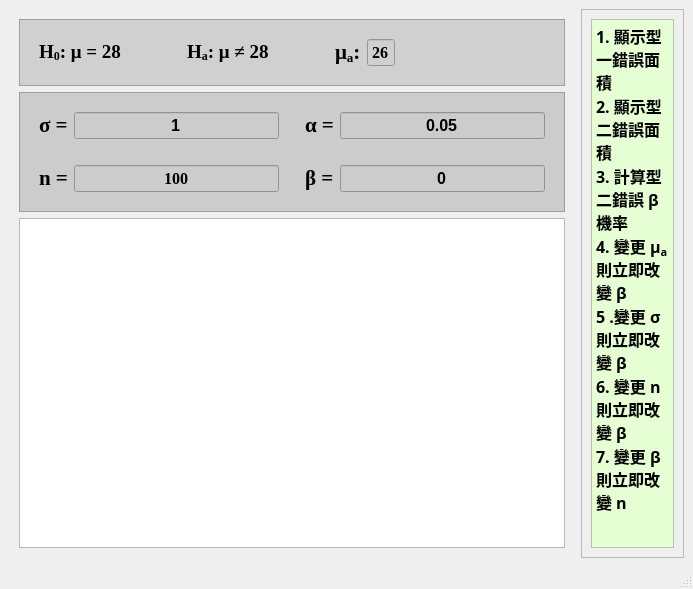
<?xml version="1.0" encoding="UTF-8"?>
<ui version="4.0">
 <class>MainWindow</class>
 <widget class="QMainWindow" name="MainWindow">
  <property name="geometry">
   <rect>
    <x>0</x>
    <y>0</y>
    <width>693</width>
    <height>589</height>
   </rect>
  </property>
  <property name="windowTitle">
   <string>MainWindow</string>
  </property>
  <widget class="QWidget" name="centralwidget">
   <layout class="QVBoxLayout" name="verticalLayout_4">
    <item>
     <layout class="QHBoxLayout" name="horizontalLayout_9" stretch="6,2">
      <item>
       <layout class="QVBoxLayout" name="verticalLayout_2" stretch="1,1,5">
        <property name="leftMargin">
         <number>10</number>
        </property>
        <property name="topMargin">
         <number>10</number>
        </property>
        <property name="rightMargin">
         <number>10</number>
        </property>
        <property name="bottomMargin">
         <number>10</number>
        </property>
        <item>
         <widget class="QFrame" name="frame">
          <property name="styleSheet">
           <string notr="true">background-color: rgb(208, 208, 208);</string>
          </property>
          <property name="frameShape">
           <enum>QFrame::StyledPanel</enum>
          </property>
          <property name="frameShadow">
           <enum>QFrame::Raised</enum>
          </property>
          <layout class="QHBoxLayout" name="horizontalLayout_2">
           <item>
            <layout class="QHBoxLayout" name="horizontalLayout" stretch="0,1,1,1,1,6,0">
             <property name="leftMargin">
              <number>10</number>
             </property>
             <property name="topMargin">
              <number>10</number>
             </property>
             <property name="rightMargin">
              <number>10</number>
             </property>
             <property name="bottomMargin">
              <number>10</number>
             </property>
             <item>
              <widget class="QLabel" name="label_2">
               <property name="font">
                <font>
                 <family>Times New Roman</family>
                 <pointsize>14</pointsize>
                 <weight>75</weight>
                 <bold>true</bold>
                </font>
               </property>
               <property name="text">
                <string>&lt;html&gt;&lt;head/&gt;&lt;body&gt;&lt;p&gt;H&lt;span style=&quot; vertical-align:sub;&quot;&gt;0&lt;/span&gt;: μ = 28&lt;/p&gt;&lt;/body&gt;&lt;/html&gt;</string>
               </property>
               <property name="textFormat">
                <enum>Qt::RichText</enum>
               </property>
              </widget>
             </item>
             <item>
              <spacer name="horizontalSpacer">
               <property name="orientation">
                <enum>Qt::Horizontal</enum>
               </property>
               <property name="sizeType">
                <enum>QSizePolicy::Fixed</enum>
               </property>
               <property name="sizeHint" stdset="0">
                <size>
                 <width>60</width>
                 <height>20</height>
                </size>
               </property>
              </spacer>
             </item>
             <item>
              <widget class="QLabel" name="label">
               <property name="font">
                <font>
                 <family>Times New Roman</family>
                 <pointsize>14</pointsize>
                 <weight>75</weight>
                 <bold>true</bold>
                </font>
               </property>
               <property name="text">
                <string>	H&lt;sub&gt;a&lt;/sub&gt;: &amp;mu; &amp;#8800; 28</string>
               </property>
               <property name="textFormat">
                <enum>Qt::RichText</enum>
               </property>
              </widget>
             </item>
             <item>
              <spacer name="horizontalSpacer_2">
               <property name="orientation">
                <enum>Qt::Horizontal</enum>
               </property>
               <property name="sizeType">
                <enum>QSizePolicy::Fixed</enum>
               </property>
               <property name="sizeHint" stdset="0">
                <size>
                 <width>60</width>
                 <height>20</height>
                </size>
               </property>
              </spacer>
             </item>
             <item>
              <widget class="QLabel" name="label_3">
               <property name="font">
                <font>
                 <family>Times New Roman</family>
                 <pointsize>16</pointsize>
                 <weight>75</weight>
                 <bold>true</bold>
                </font>
               </property>
               <property name="text">
                <string>&lt;html&gt;&lt;head/&gt;&lt;body&gt;&lt;p&gt;μ&lt;span style=&quot; vertical-align:sub;&quot;&gt;a&lt;/span&gt;:&lt;/p&gt;&lt;/body&gt;&lt;/html&gt;</string>
               </property>
               <property name="textFormat">
                <enum>Qt::RichText</enum>
               </property>
              </widget>
             </item>
             <item>
              <widget class="QLineEdit" name="LE_mu_a">
               <property name="font">
                <font>
                 <family>Times New Roman</family>
                 <pointsize>12</pointsize>
                 <weight>75</weight>
                 <bold>true</bold>
                </font>
               </property>
               <property name="text">
                <string>26</string>
               </property>
               <property name="alignment">
                <set>Qt::AlignCenter</set>
               </property>
              </widget>
             </item>
             <item>
              <spacer name="horizontalSpacer_3">
               <property name="orientation">
                <enum>Qt::Horizontal</enum>
               </property>
               <property name="sizeType">
                <enum>QSizePolicy::Minimum</enum>
               </property>
               <property name="sizeHint" stdset="0">
                <size>
                 <width>150</width>
                 <height>20</height>
                </size>
               </property>
              </spacer>
             </item>
            </layout>
           </item>
          </layout>
         </widget>
        </item>
        <item>
         <widget class="QFrame" name="frame_2">
          <property name="styleSheet">
           <string notr="true">background-color: rgb(204, 204, 204);</string>
          </property>
          <property name="frameShape">
           <enum>QFrame::StyledPanel</enum>
          </property>
          <property name="frameShadow">
           <enum>QFrame::Raised</enum>
          </property>
          <layout class="QVBoxLayout" name="verticalLayout">
           <item>
            <layout class="QHBoxLayout" name="horizontalLayout_7" stretch="1,1">
             <item>
              <layout class="QHBoxLayout" name="horizontalLayout_3">
               <property name="leftMargin">
                <number>10</number>
               </property>
               <property name="topMargin">
                <number>10</number>
               </property>
               <property name="rightMargin">
                <number>10</number>
               </property>
               <property name="bottomMargin">
                <number>10</number>
               </property>
               <item>
                <widget class="QLabel" name="label_4">
                 <property name="font">
                  <font>
                   <family>Times New Roman</family>
                   <pointsize>16</pointsize>
                   <weight>75</weight>
                   <bold>true</bold>
                  </font>
                 </property>
                 <property name="text">
                  <string>&amp;sigma; =</string>
                 </property>
                 <property name="textFormat">
                  <enum>Qt::RichText</enum>
                 </property>
                </widget>
               </item>
               <item>
                <widget class="QLineEdit" name="LE_sigma">
                 <property name="font">
                  <font>
                   <family>Arial</family>
                   <pointsize>12</pointsize>
                   <weight>75</weight>
                   <bold>true</bold>
                  </font>
                 </property>
                 <property name="text">
                  <string>1</string>
                 </property>
                 <property name="alignment">
                  <set>Qt::AlignCenter</set>
                 </property>
                </widget>
               </item>
              </layout>
             </item>
             <item>
              <layout class="QHBoxLayout" name="horizontalLayout_4">
               <property name="leftMargin">
                <number>10</number>
               </property>
               <property name="topMargin">
                <number>10</number>
               </property>
               <property name="rightMargin">
                <number>10</number>
               </property>
               <property name="bottomMargin">
                <number>10</number>
               </property>
               <item>
                <widget class="QLabel" name="label_6">
                 <property name="font">
                  <font>
                   <family>Times New Roman</family>
                   <pointsize>16</pointsize>
                   <weight>75</weight>
                   <bold>true</bold>
                  </font>
                 </property>
                 <property name="text">
                  <string>&amp;alpha;  =</string>
                 </property>
                 <property name="textFormat">
                  <enum>Qt::RichText</enum>
                 </property>
                </widget>
               </item>
               <item>
                <widget class="QLineEdit" name="LE_alpha">
                 <property name="font">
                  <font>
                   <family>Arial</family>
                   <pointsize>12</pointsize>
                   <weight>75</weight>
                   <bold>true</bold>
                  </font>
                 </property>
                 <property name="text">
                  <string>0.05</string>
                 </property>
                 <property name="alignment">
                  <set>Qt::AlignCenter</set>
                 </property>
                </widget>
               </item>
              </layout>
             </item>
            </layout>
           </item>
           <item>
            <layout class="QHBoxLayout" name="horizontalLayout_8" stretch="1,1">
             <item>
              <layout class="QHBoxLayout" name="horizontalLayout_5">
               <property name="leftMargin">
                <number>10</number>
               </property>
               <property name="topMargin">
                <number>10</number>
               </property>
               <property name="rightMargin">
                <number>10</number>
               </property>
               <property name="bottomMargin">
                <number>10</number>
               </property>
               <item>
                <widget class="QLabel" name="label_5">
                 <property name="font">
                  <font>
                   <family>Times New Roman</family>
                   <pointsize>16</pointsize>
                   <weight>75</weight>
                   <bold>true</bold>
                  </font>
                 </property>
                 <property name="text">
                  <string>n =</string>
                 </property>
                 <property name="textFormat">
                  <enum>Qt::RichText</enum>
                 </property>
                </widget>
               </item>
               <item>
                <widget class="QLineEdit" name="LE_sample">
                 <property name="font">
                  <font>
                   <family>Times New Roman</family>
                   <pointsize>12</pointsize>
                   <weight>75</weight>
                   <bold>true</bold>
                  </font>
                 </property>
                 <property name="text">
                  <string>100</string>
                 </property>
                 <property name="alignment">
                  <set>Qt::AlignCenter</set>
                 </property>
                </widget>
               </item>
              </layout>
             </item>
             <item>
              <layout class="QHBoxLayout" name="horizontalLayout_6">
               <property name="leftMargin">
                <number>10</number>
               </property>
               <property name="topMargin">
                <number>10</number>
               </property>
               <property name="rightMargin">
                <number>10</number>
               </property>
               <property name="bottomMargin">
                <number>10</number>
               </property>
               <item>
                <widget class="QLabel" name="label_7">
                 <property name="font">
                  <font>
                   <family>Times New Roman</family>
                   <pointsize>16</pointsize>
                   <weight>75</weight>
                   <bold>true</bold>
                  </font>
                 </property>
                 <property name="text">
                  <string>&amp;beta; =</string>
                 </property>
                 <property name="textFormat">
                  <enum>Qt::RichText</enum>
                 </property>
                </widget>
               </item>
               <item>
                <widget class="QLineEdit" name="LE_beta">
                 <property name="font">
                  <font>
                   <family>Arial</family>
                   <pointsize>12</pointsize>
                   <weight>75</weight>
                   <bold>true</bold>
                  </font>
                 </property>
                 <property name="text">
                  <string>0</string>
                 </property>
                 <property name="alignment">
                  <set>Qt::AlignCenter</set>
                 </property>
                </widget>
               </item>
              </layout>
             </item>
            </layout>
           </item>
          </layout>
         </widget>
        </item>
        <item>
         <widget class="PlotWidget" name="gViews"/>
        </item>
       </layout>
      </item>
      <item>
       <widget class="QFrame" name="frame_3">
        <property name="frameShape">
         <enum>QFrame::StyledPanel</enum>
        </property>
        <property name="frameShadow">
         <enum>QFrame::Raised</enum>
        </property>
        <layout class="QVBoxLayout" name="verticalLayout_3">
         <item>
          <widget class="QTextBrowser" name="textBrowser">
           <property name="font">
            <font>
             <family>微軟正黑體</family>
             <pointsize>12</pointsize>
             <weight>75</weight>
             <bold>true</bold>
            </font>
           </property>
           <property name="styleSheet">
            <string notr="true">background-color: rgb(231, 255, 212);</string>
           </property>
           <property name="html">
            <string>&lt;!DOCTYPE HTML PUBLIC &quot;-//W3C//DTD HTML 4.0//EN&quot; &quot;http://www.w3.org/TR/REC-html40/strict.dtd&quot;&gt;
&lt;html&gt;&lt;head&gt;&lt;meta name=&quot;qrichtext&quot; content=&quot;1&quot; /&gt;&lt;style type=&quot;text/css&quot;&gt;
p, li { white-space: pre-wrap; }
&lt;/style&gt;&lt;/head&gt;&lt;body style=&quot; font-family:'微軟正黑體'; font-size:12pt; font-weight:600; font-style:normal;&quot;&gt;
&lt;p style=&quot; margin-top:0px; margin-bottom:0px; margin-left:0px; margin-right:0px; -qt-block-indent:0; text-indent:0px;&quot;&gt;1. 顯示型一錯誤面積&lt;/p&gt;
&lt;p style=&quot; margin-top:0px; margin-bottom:0px; margin-left:0px; margin-right:0px; -qt-block-indent:0; text-indent:0px;&quot;&gt;2. 顯示型二錯誤面積&lt;/p&gt;
&lt;p style=&quot; margin-top:0px; margin-bottom:0px; margin-left:0px; margin-right:0px; -qt-block-indent:0; text-indent:0px;&quot;&gt;3. 計算型二錯誤 β 機率&lt;/p&gt;
&lt;p style=&quot; margin-top:0px; margin-bottom:0px; margin-left:0px; margin-right:0px; -qt-block-indent:0; text-indent:0px;&quot;&gt;4. 變更 μ&lt;span style=&quot; vertical-align:sub;&quot;&gt;a&lt;/span&gt; 則立即改變 β&lt;/p&gt;
&lt;p style=&quot; margin-top:0px; margin-bottom:0px; margin-left:0px; margin-right:0px; -qt-block-indent:0; text-indent:0px;&quot;&gt;5 .變更 σ 則立即改變 β&lt;/p&gt;
&lt;p style=&quot; margin-top:0px; margin-bottom:0px; margin-left:0px; margin-right:0px; -qt-block-indent:0; text-indent:0px;&quot;&gt;6. 變更 n 則立即改變 β&lt;/p&gt;
&lt;p style=&quot; margin-top:0px; margin-bottom:0px; margin-left:0px; margin-right:0px; -qt-block-indent:0; text-indent:0px;&quot;&gt;7. 變更 β 則立即改變 n&lt;/p&gt;
&lt;p style=&quot;-qt-paragraph-type:empty; margin-top:0px; margin-bottom:0px; margin-left:0px; margin-right:0px; -qt-block-indent:0; text-indent:0px; font-family:'PMingLiU'; font-size:9pt; font-weight:400;&quot;&gt;&lt;br /&gt;&lt;/p&gt;&lt;/body&gt;&lt;/html&gt;</string>
           </property>
          </widget>
         </item>
        </layout>
       </widget>
      </item>
     </layout>
    </item>
   </layout>
  </widget>
  <widget class="QMenuBar" name="menubar">
   <property name="geometry">
    <rect>
     <x>0</x>
     <y>0</y>
     <width>693</width>
     <height>36</height>
    </rect>
   </property>
  </widget>
  <widget class="QStatusBar" name="statusbar"/>
 </widget>
 <customwidgets>
  <customwidget>
   <class>PlotWidget</class>
   <extends>QGraphicsView</extends>
   <header location="global">pyqtgraph</header>
   <container>1</container>
  </customwidget>
 </customwidgets>
 <resources/>
 <connections/>
</ui>
